Frame 1 (no input): blank canvas, image omitted
Frame 60 (the mouse pressed at the canvas centre just before this capture): blank canvas, image omitted
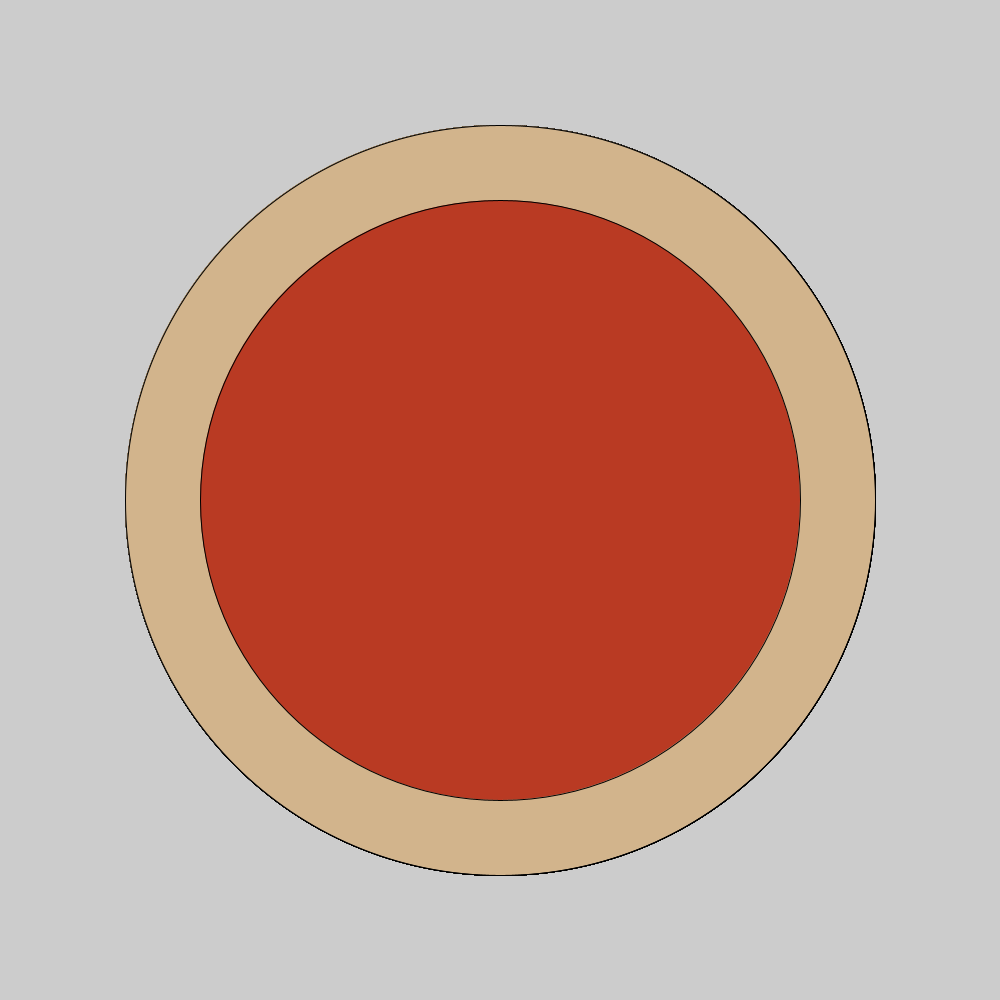
Frame 120 (the mouse held since frame 60 and released just before this capture)

The Processing sketch whose frames 1 and 60 were blank and that drew this single picture after the mouse press (run headless with seeded random() and noise(); from frame 60 on, the mouse is pressed at the canvas centre):

// Processing sketch: pizza
// ── pizza.pde

void setup() {
size(1000,1000);

}
  int number;
  int options = 3;
void draw() {
  if(mousePressed){
    number = (number+1) % options;
  }
  if (number==1){
fill (210,180,140);
ellipse( 500,500,750,750);
  }
  if (number==2){
fill( 178,24,7, 200);
ellipse(500,500,600,600);
  }

}
